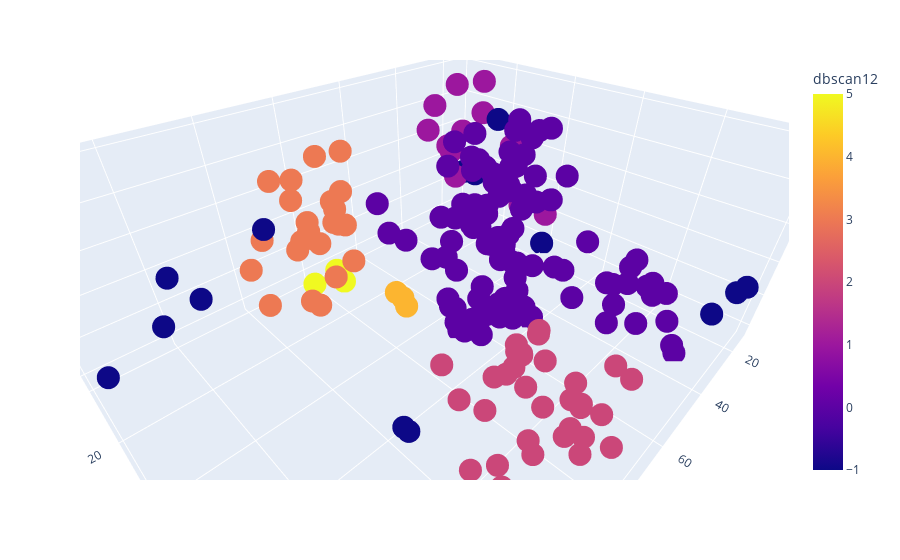

The notebook cell saved with this chart:
### Code cell
mod = DBSCAN(eps=12, min_samples=3)
mod.fit(dft)
dft["dbscan12"] = mod.labels_

fig = px.scatter_3d(dft,
             x = dft["Annual Income (k$)"],
             y = dft["Spending Score (1-100)"],
             z = dft["Age"],
             color = dft["dbscan12"])
fig.show()

### Figure 1 — Plotly figure (JSON) as saved in the notebook; plotly's stock layout.template omitted (floating-point values rounded to 4 significant figures; data arrays with more than 128 entries replaced by an {"elided": "..."} marker saying what was removed)
{"data": [{"hovertemplate": "Annual Income (k$)=%{x}<br>Spending Score (1-100)=%{y}<br>Age=%{z}<br>dbscan12=%{marker.color}<extra></extra>", "legendgroup": "", "marker": {"color": {"elided": "200 int values"}, "coloraxis": "coloraxis", "symbol": "circle"}, "mode": "markers", "name": "", "scene": "scene", "showlegend": false, "type": "scatter3d", "x": {"elided": "200 int values"}, "y": {"elided": "200 int values"}, "z": {"elided": "200 int values"}}], "layout": {"autosize": true, "coloraxis": {"colorbar": {"title": {"text": "dbscan12"}}, "colorscale": [[0, "#0d0887"], [0.1111, "#46039f"], [0.2222, "#7201a8"], [0.3333, "#9c179e"], [0.4444, "#bd3786"], [0.5556, "#d8576b"], [0.6667, "#ed7953"], [0.7778, "#fb9f3a"], [0.8889, "#fdca26"], [1, "#f0f921"]]}, "legend": {"tracegroupgap": 0}, "margin": {"t": 60}, "scene": {"aspectmode": "auto", "aspectratio": {"x": 1.429, "y": 1.148, "z": 0.6093}, "camera": {"center": {"x": 0, "y": 0, "z": 0}, "eye": {"x": 0.7125, "y": 0.7125, "z": 0.7125}, "projection": {"type": "perspective"}, "up": {"x": 0, "y": 0, "z": 1}}, "domain": {"x": [0, 1], "y": [0, 1]}, "xaxis": {"title": {"text": "Annual Income (k$)"}, "type": "linear"}, "yaxis": {"title": {"text": "Spending Score (1-100)"}, "type": "linear"}, "zaxis": {"title": {"text": "Age"}, "type": "linear"}}}}
